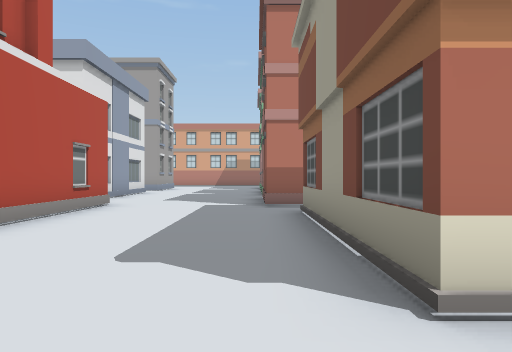
View 1 (above)

24 first-person views from a walk through a 3-D level made in the Unity game engine. The camera is 1.3 m above the floor, looks level and sees 70° across. The floor is counted in squares, 2 m on a side. Each view is taken from the middle of a square. On the plan, view 1 faces up. The plan holds only what a view shows up to about 11 squares ahead; the rest is blank. The place goes on beyond the plan. Some surface patterns are stand-ins.

View 2
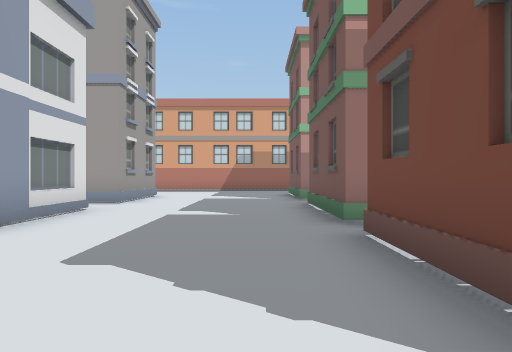

View 3
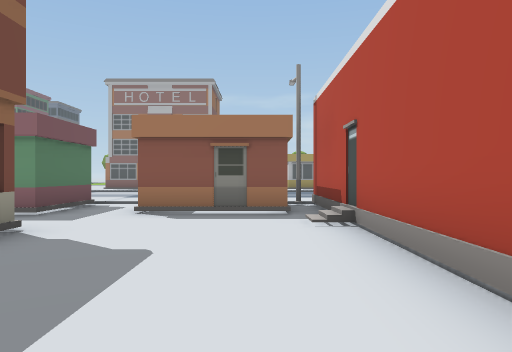

View 4
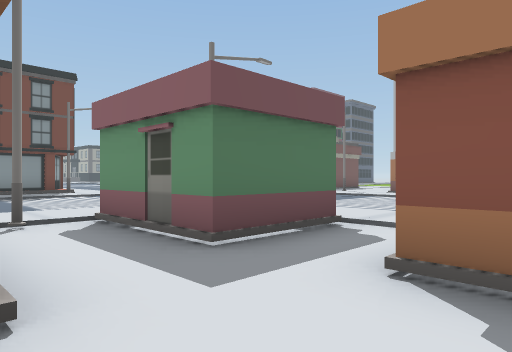

View 5
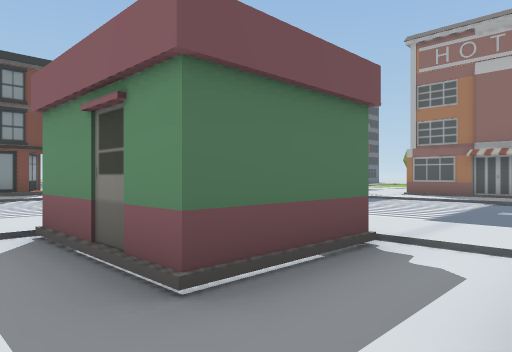

View 6
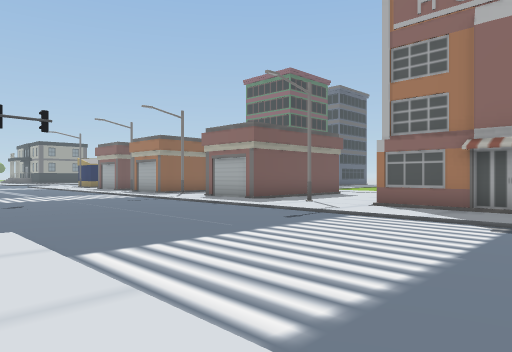

View 7
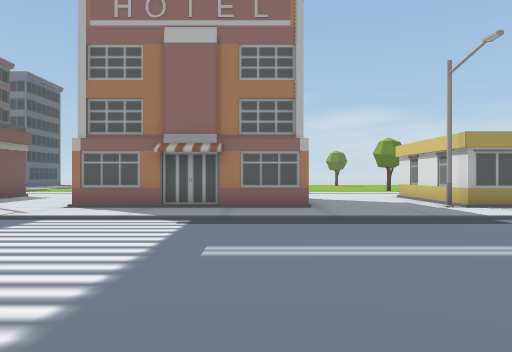

View 8
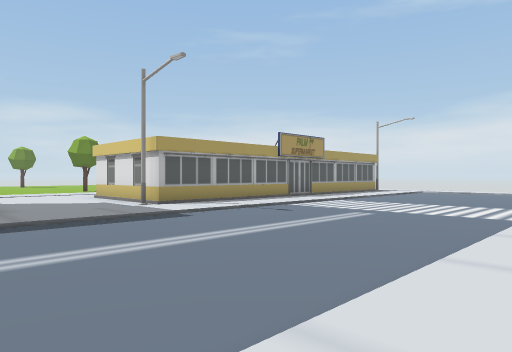

View 9
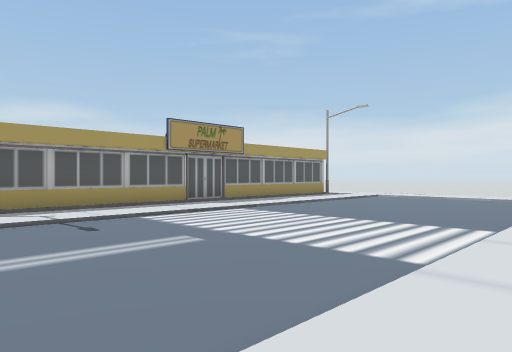

View 10
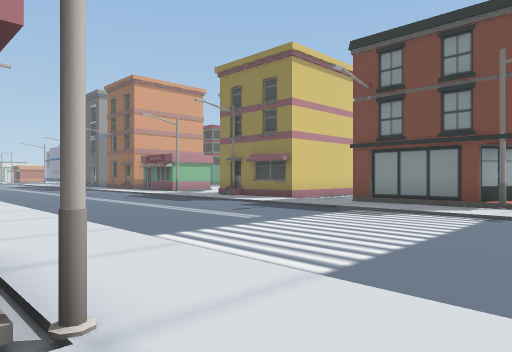

View 11
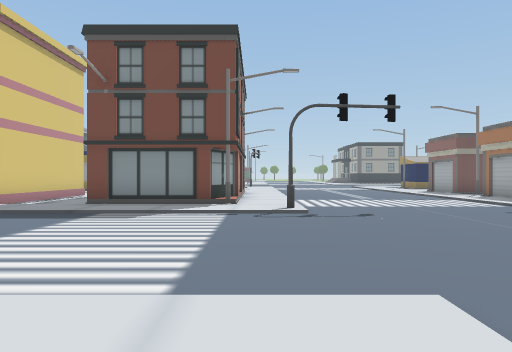

View 12
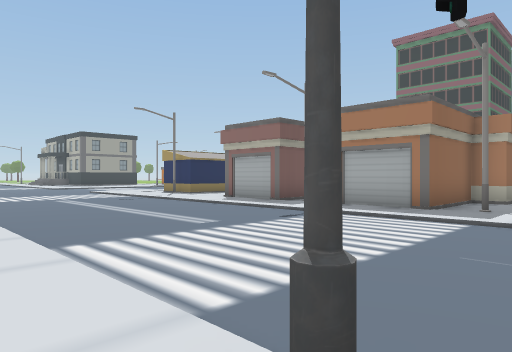

View 13
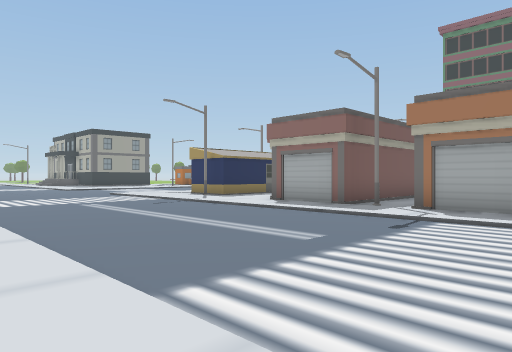

View 14
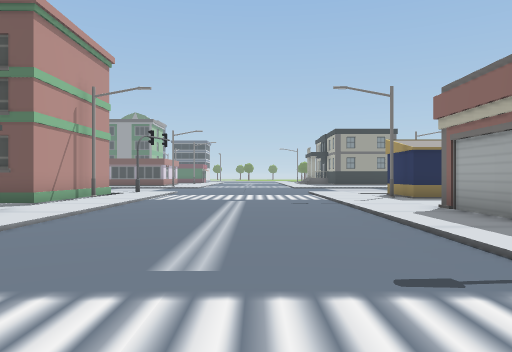

View 15
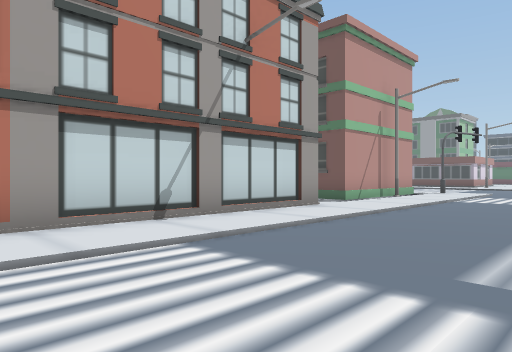

View 16
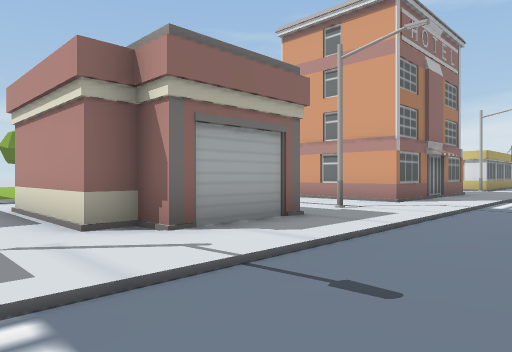

View 17
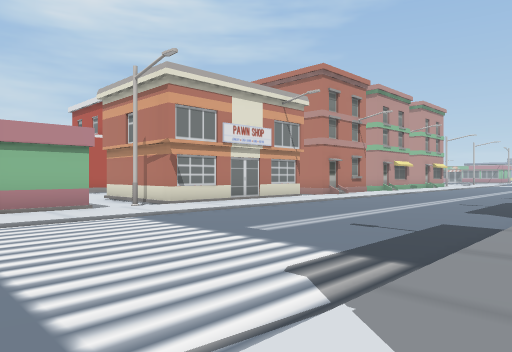

View 18
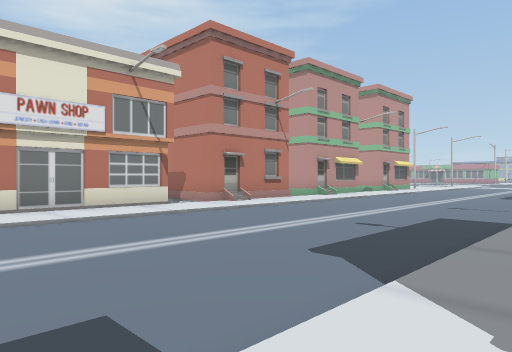

View 19
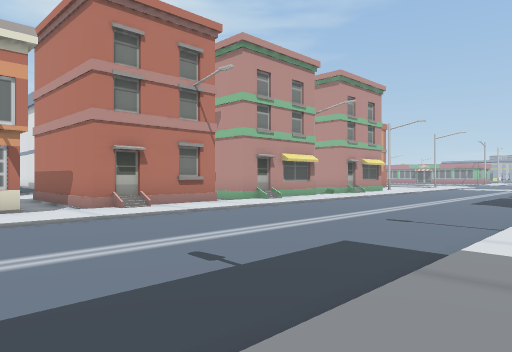

View 20
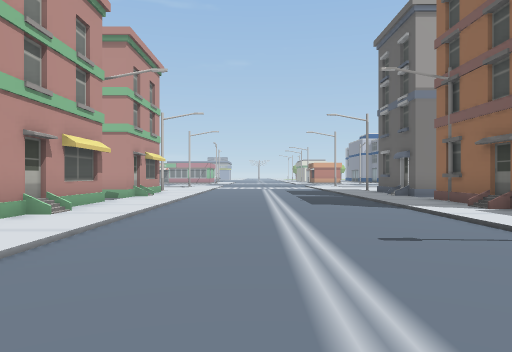

View 21
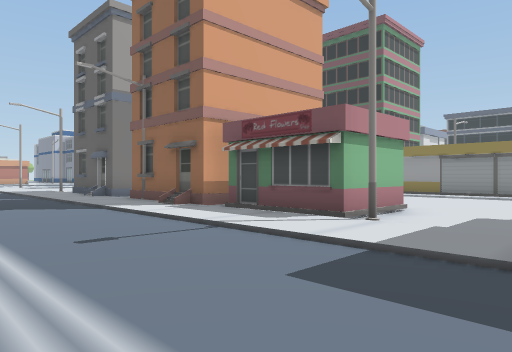

View 22
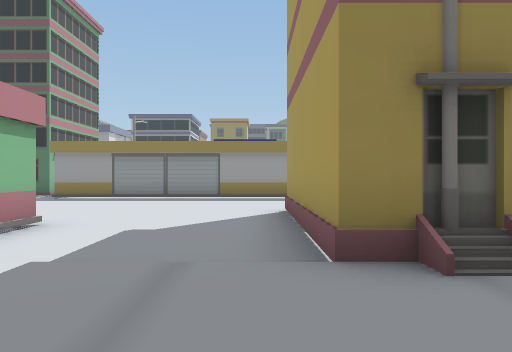

View 23
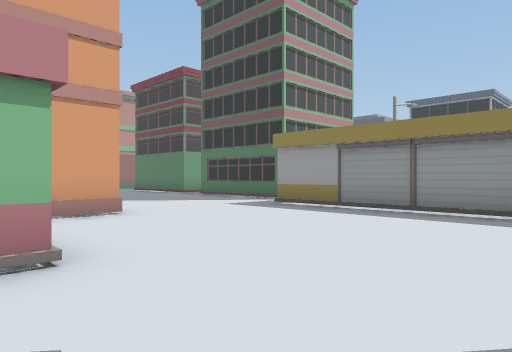

View 24
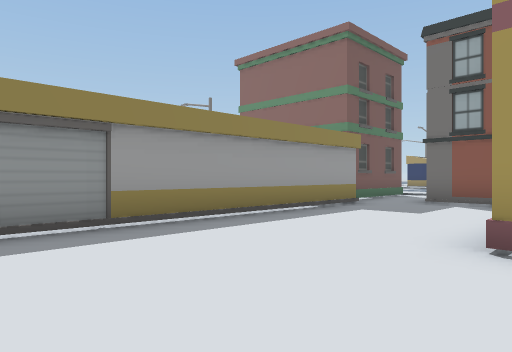

### Floor plan
Key: @ floor where view 1 was taken; # wall or solid block; . main floor; : floor 0.25 m higher than the main floor; / step, stairs or slope; O other object.
Columns run from 15 left of view 1 to 24 right of it. Each row starts with its distance up from view 1.
 18            O...O   #//....//#
 17            .....   #:/..../:
 16           #.....   O:/..../OO    ...
 15           ......   O:/..../:#    ....#
 14            .....   #:/....//#   .....#
 13            .....   #//..../:#  #.....
 12            .....####:/..../:#  .....#
 11            .....   #:/..../:O  .....#
 10            .....   O:/..../:###.....#
  9            .....  ##//..../:O.......#
  8             ....###O:/..../:........#
  7             O.......:/..../:........#
  6             ....#  O:/....//O###....#
  5             ....#  #:/....//##  ....#
  4             ....#  #:/..../:O   ....#
  3             ....# ##:/..../:###  ...#
  2             ....###O:/..../:...  ...#
  1             /......O:/..../:O    ##.#
  0             ...@.###:/..../:#      .#
 -1             .   .###:/..../:##     .O
 -2             O O .#O#O/..../OO###O##.##O#
 -3          ::::::::::::/..../:::::::::::::
 -4     ./////////////////....#/////////////
 -5 /.......................................
 -6 /.......................................
 -7 /.......................................
 -8   ......................................
 -9    /////////////////////////////////////
-10     ::::::::::::::::::::::::::::::::::::
-11     ###O####O..####O# O.O##.OO##OO##..O.
-12            #...     # ..  #..## .##  .#
-13            #...     # ..  #.##  .#    O
-14            #...       ..###.#   .#    O

Where each view was taken, in squares from view 1:
view 1: 0 up, 0 right, facing up
view 2: 7 up, 1 left, facing up
view 3: 6 up, 2 left, facing down
view 4: 2 up, 1 left, facing down-right
view 5: 1 up, 0 right, facing down-right
view 6: 3 down, 1 right, facing down-right
view 7: 3 down, 1 right, facing down
view 8: 3 down, 1 right, facing down-left
view 9: 3 down, 3 left, facing down-left
view 10: 4 down, 4 right, facing up-right
view 11: 3 down, 4 right, facing right
view 12: 3 down, 11 right, facing down-right
view 13: 3 down, 13 right, facing down-right
view 14: 7 down, 13 right, facing right
view 15: 7 down, 13 right, facing up-right
view 16: 7 down, 13 right, facing down-left
view 17: 3 down, 12 right, facing up-left
view 18: 2 up, 12 right, facing up-left
view 19: 5 up, 12 right, facing up-left
view 20: 7 up, 8 right, facing up
view 21: 7 up, 8 right, facing up-right
view 22: 7 up, 10 right, facing right
view 23: 7 up, 14 right, facing up-right
view 24: 10 up, 16 right, facing down-right
